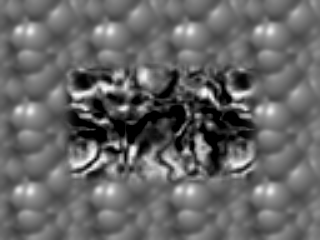
#> input picture ps5/input/TestSeq/Shift0.png, 320 x 240 px, found by its file name
$ python ps5_4.py
#> lines starting #> are read from the running program, lines starting #| are printed output that depends on the picture
### ps5/pyramids.py
import numpy as np
import cv2
from scipy import signal

def generate_wkernel(a):
    w_vec = np.array([0.25 - a/2, 0.25, a, 0.25, 0.25 - a/2], dtype=np.float32)
    w_kernel = np.outer(w_vec.T, w_vec)
    return w_kernel

def reduce(img):
    w = generate_wkernel(0.4)
    filtered_img = signal.convolve2d(img, w, mode='same', boundary='symm')
    reduced_img = filtered_img[0:-1:2,0:-1:2]
    return reduced_img

def expand(img):
    width = img.shape[1]
    height = img.shape[0]
    expanded_img = np.zeros((2 * height - 1, 2 * width - 1))
    w_kernel = generate_wkernel(0.4)
    for i in range(2 * height - 1):
        for j in range(2 * width - 1):
            wsum = 0
            for m in range(-2, 3):
                for n in range(-2, 3):
                    if (i - m) % 2 != 0 or (j - n) % 2 != 0:
                        continue
                    r = 0
                    c = 0
                    if i - m >= 0 and i - m < 2 * height - 1:
                        r = (i - m) / 2
                    elif i - m < 0:
                        r = 0
                    else:
                        r = height - 1

                    if j - n >= 0 and j - n < 2 * width - 1:
                        c = (j - n) / 2
                    elif j - n < 0:
                        c = 0
                    else:
                        c = width - 1

                    wsum += w_kernel[m + 2, n + 2] * img[r, c]
            expanded_img[i, j] = 4 * wsum

    return expanded_img

def gaussian_pyramids_gen(img, n):

    pyramids_lst = []
    last_layer = img
    pyramids_lst.append(last_layer)

    for i in range(n - 1):
        last_layer = reduce(last_layer)
        pyramids_lst.append(last_layer)

    return pyramids_lst

# [17 lines left out: function laplacian_pyramids_gen, not called in this run]

### ps5/opticalflow.py
import numpy as np
import sys
import math
import cv2
import copy
from scipy import signal
import matplotlib.pyplot as plt

def calculate_LK(frame1, frame2, filter_size = (31,31), thresh = 50):
    img_u = np.zeros(frame1.shape)
    img_v = np.zeros(frame2.shape)

    #frame1 = cv2.GaussianBlur(frame1, filter_size, 2)
    #frame2 = cv2.GaussianBlur(frame2, filter_size, 2)

    gy, gx = np.gradient(frame1)

    gt = frame1 - frame2

    gxx = gx * gx
    gxy = gx * gy
    gyy = gy * gy

    gxt = gx * gt
    gyt = gy * gt

    gxx_wsum = cv2.boxFilter(gxx, -1, ksize = filter_size, normalize = True)
    gxy_wsum = cv2.boxFilter(gxy, -1, ksize = filter_size, normalize = True)
    gyy_wsum = cv2.boxFilter(gyy, -1, ksize = filter_size, normalize = True)

    gxt_wsum = cv2.boxFilter(gxt, -1, ksize = filter_size, normalize = True)
    gyt_wsum = cv2.boxFilter(gyt, -1, ksize = filter_size, normalize = True)

    for i in range(0, gxx_wsum.shape[0]):
        for j in range(0, gxx_wsum.shape[1]):
            A = np.array([[gxx_wsum[i, j], gxy_wsum[i, j]], [gxy_wsum[i, j], gyy_wsum[i, j]]])
            det = np.linalg.det(A)
            if det != 0:
                b = np.array([- gxt_wsum[i, j], - gyt_wsum[i, j]]).T
                A_inv = np.linalg.inv(A)
                d = np.dot(A_inv, b)
                if abs(d[0]) < thresh:
                    img_u[i, j] = d[0]
                if abs(d[1]) < thresh:
                    img_v[i, j] = d[1]

    op_flow = np.zeros(img_u.shape + (2,))
    op_flow[..., 0] = img_u
    op_flow[..., 1] = img_v

    return op_flow

# [62 lines left out: functions lk_optic_flow, vis_optic_flow_arrows, not called in this run]

### ps5/ps5_4.py
import numpy as np
import os
import math
import cv2
import opticalflow
import pyramids

def get_op_result(frame1, frame2, n, half_filter):
    frame1_pyr_lst = pyramids.gaussian_pyramids_gen(frame1, n)
    frame2_pyr_lst = pyramids.gaussian_pyramids_gen(frame2, n)

    img_u = np.zeros(frame1_pyr_lst[-1].shape)
    img_v = np.zeros(frame1_pyr_lst[-1].shape)

    warped_img = np.zeros(frame1_pyr_lst[0].shape)

    for i in range(0, n):

        cur_layer_img1 = frame1_pyr_lst[n - 1 - i]
        cur_layer_img2 = frame2_pyr_lst[n - 1 - i]

        if i != 0:
            img_u = pyramids.expand(img_u) * 2
            img_v = pyramids.expand(img_v) * 2
            if img_u.shape != cur_layer_img1.shape:
                padding_u = np.zeros(cur_layer_img1.shape)
                padding_u[0:img_u.shape[0], 0:img_u.shape[1]] = img_u
                img_u = padding_u
                padding_v = np.zeros(cur_layer_img1.shape)
                padding_v[0:img_v.shape[0], 0:img_v.shape[1]] = img_v
                img_v = padding_v

        width = cur_layer_img1.shape[1]
        height = cur_layer_img1.shape[0]

        x = np.linspace(0, width - 1, width)
        y = np.linspace(0, height - 1, height)
        xv, yv = np.meshgrid(x, y)

        xv = xv + img_u
        yv = yv + img_v

        warped_img = cv2.remap(cur_layer_img1, xv.astype(np.float32), yv.astype(np.float32), cv2.INTER_LINEAR)

        filter_shape = (2 * half_filter - 1, 2 * half_filter - 1)

        op_flow = opticalflow.calculate_LK(warped_img, cur_layer_img2, filter_shape, 10)

        half_filter = half_filter * 2
        img_u = img_u + op_flow[..., 0]
        img_v = img_v + op_flow[..., 1]

    return warped_img, img_u, img_v

def run_data_seq(filename, dataSeq, n, filter_size):
    for i in range(1, len(dataSeq)):
        frame1 = dataSeq[i - 1]
        frame2 = dataSeq[i]
        warped_img, img_u, img_v = get_op_result(frame1, frame2, n, filter_size)
        diff_img = frame2.astype(np.float32) - warped_img
        img_u = cv2.normalize(img_u, img_u, norm_type=cv2.NORM_MINMAX)
        img_v = cv2.normalize(img_v, img_v, norm_type=cv2.NORM_MINMAX)
        disp_img = np.concatenate((img_u, img_v), axis=0)
        cv2.imwrite(os.path.join('output', filename + '-1-{0}.png'.format(i - 1)), disp_img * 255)
        cv2.imwrite(os.path.join('output', filename + '-2-{0}.png'.format(i - 1)), diff_img)
    return

dataSeq1 = []
dataSeq2 = []
testSeq = []

testSeq.append(cv2.imread(os.path.join('input\TestSeq', 'Shift0.png'), 0))
testSeq.append(cv2.imread(os.path.join('input\TestSeq', 'ShiftR2.png'), 0))
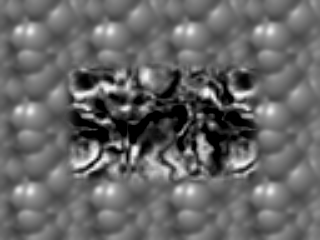
#> input picture ps5/input/TestSeq/ShiftR2.png, 320 x 240 px, found by its file name
testSeq.append(cv2.imread(os.path.join('input\TestSeq', 'ShiftR5U5.png'), 0))
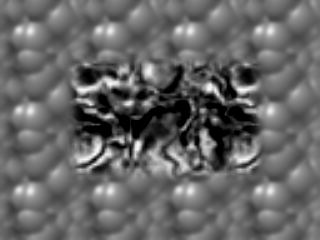
#> input picture ps5/input/TestSeq/ShiftR5U5.png, 320 x 240 px, found by its file name
testSeq.append(cv2.imread(os.path.join('input\TestSeq', 'ShiftR10.png'), 0))
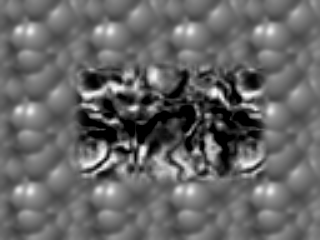
#> input picture ps5/input/TestSeq/ShiftR10.png, 320 x 240 px, found by its file name
testSeq.append(cv2.imread(os.path.join('input\TestSeq', 'ShiftR20.png'), 0))
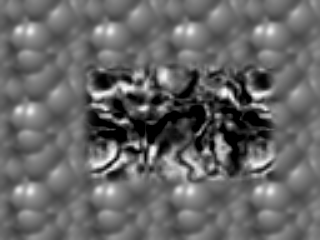
#> input picture ps5/input/TestSeq/ShiftR20.png, 320 x 240 px, found by its file name
testSeq.append(cv2.imread(os.path.join('input\TestSeq', 'ShiftR40.png'), 0))
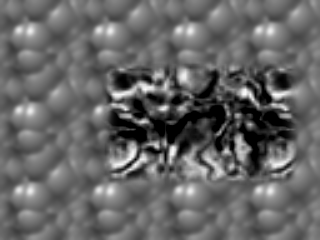
#> input picture ps5/input/TestSeq/ShiftR40.png, 320 x 240 px, found by its file name

run_data_seq('ps5-4-a', testSeq, 4, 3)
#> the loop in run_data_seq, `for i in range(1, len(dataSeq)):` made 1 pass
#> pass 1, in reduce, `reduced_img = filtered_img[0:-1:2,0:-1:2]`:
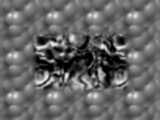
#> reduced_img: shape (120, 160) float32; min 0, max 243, mean 101.9
#> pass 1, in reduce (call 2), `reduced_img = filtered_img[0:-1:2,0:-1:2]`:
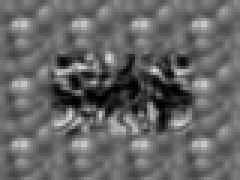
#> reduced_img: shape (60, 80) float32 (shown 3 times larger); min 0.19, max 218, mean 101.9
#> in run_data_seq, frame1 is the input picture: shape (240, 320); min 0, max 253, mean 101.9
#> (the run stopped early here; a loop or call above may not have finished)
